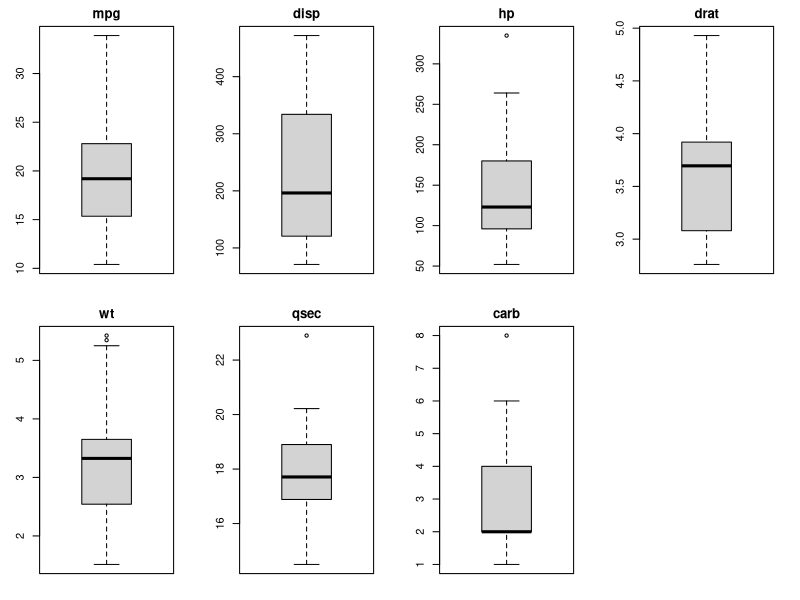
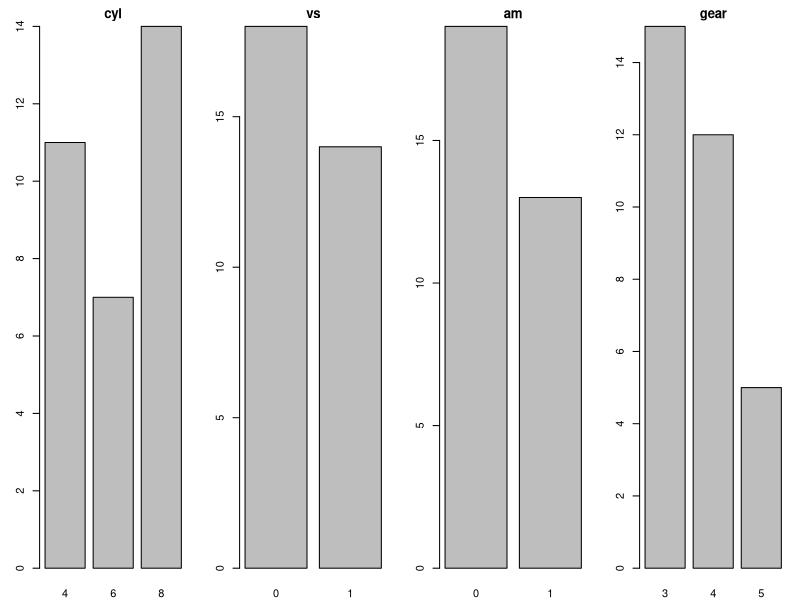
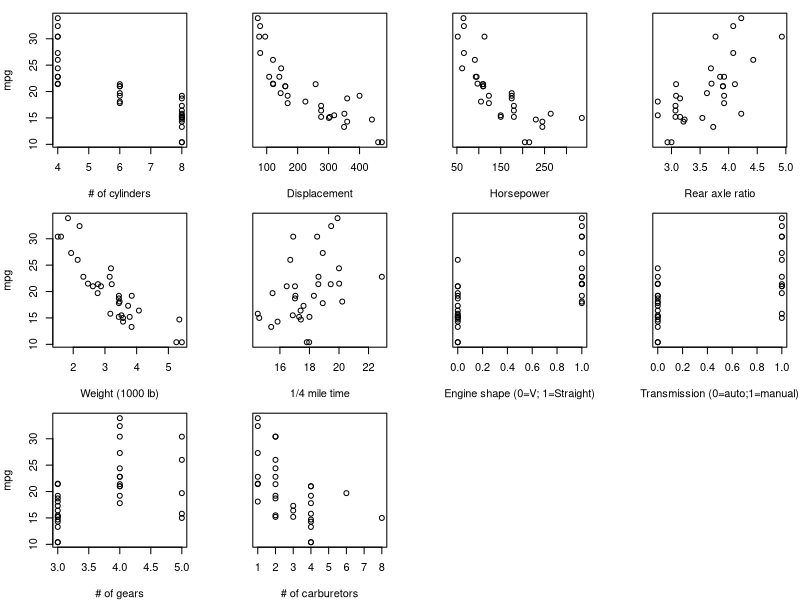
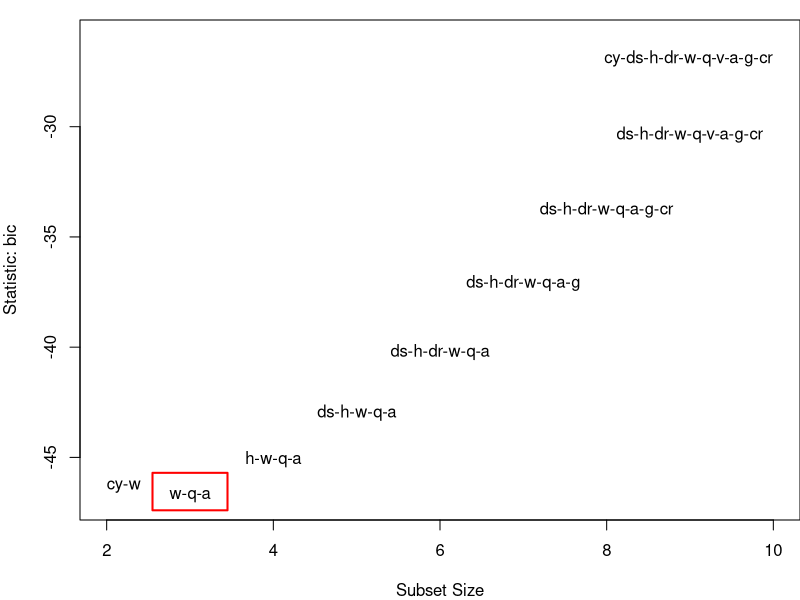
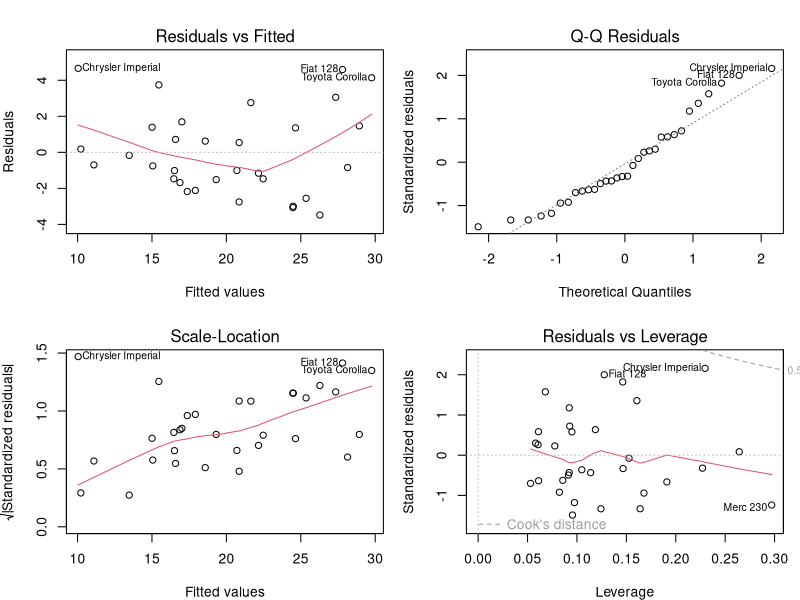

Generate these figures, in order, with R:
## ---- chunk 1
#options(digits=2)
library(xtable)
library(car)
library(leaps)
library(knitr)
data(mtcars)
options(digits=2)
## ---- chunk 2
fit<-lm(mpg~am,data=mtcars)
## ---- chunk 3
outp<-cbind(data.frame(summary(fit)$coefficients),data.frame(confint(fit)))
colnames(outp)<-c("Estimate","Std.Error","t value","p value","2.5%","97.5%")
kable(outp,digits=10)
noquote(paste("R-squared = ",round(summary(fit)$r.squared,digits=3),
              "      Adj.R-sq = ",round(summary(fit)$adj.r.squared,digits=3),              
              "      Res.Std.Error = ",round(summary(fit)$sigma,digits=3)))
## ---- chunk 4
fit10<-lm(mpg~cyl+disp+hp+drat+wt+qsec+vs+am+gear+carb,data=mtcars)
## ---- chunk 5
coefs<-summary(fit10)$coefficients
row.names(coefs)[1]<-"Int"
t(coefs)
noquote(paste("R-squared = ",round(summary(fit10)$r.squared,digits=3),
              "      Adj.R-sq = ",round(summary(fit10)$adj.r.squared,digits=3),                
              "      Res.Std.Error = ",round(summary(fit10)$sigma,digits=3)))
## ---- chunk 6
vif(fit10)
## ---- chunk 7
bestreg<-regsubsets(mpg~cyl+disp+hp+drat+wt+qsec+vs+am+gear+carb,nvmax=10,data=mtcars)
## ---- chunk 8
fit3<-lm(mpg~am+wt+qsec,data=mtcars)
## ---- chunk 9
outp<-cbind(data.frame(summary(fit3)$coefficients),data.frame(confint(fit3)))
colnames(outp)<-c("Estimate","Std.Error","t value","p value","2.5%","97.5%")
kable(outp,digits=10)

noquote(paste("R-squared = ",round(summary(fit3)$r.squared,digits=3),
              "      Adj.R-sq = ",round(summary(fit3)$adj.r.squared,digits=3),  
              "      Res.Std.Error = ",round(summary(fit3)$sigma,digits=3)))
## ---- chunk 10
anova(fit3,fit10)
## ---- chunk 11
par(mfrow=c(2,4))
par(mar=c(2,3,2,2))

vars<-c(1,3,4,5,6,7,11)
for (i in vars){ boxplot(mtcars[,i],main=colnames(mtcars[i]))}
par(mfrow=c(1,1))
## ---- chunk 12
par(mfrow=c(1,4)); par(mar=c(2,3,2,1))
vars<-c(2,8,9,10)
for (i in vars){ t<-table(mtcars[,i]); barplot(t,main=colnames(mtcars[i]))
}
par(mfrow=c(1,1))
## ---- chunk 13
cor(mtcars)
## ---- chunk 14
axisLabels<-c("# of cylinders","Displacement","Horsepower","Rear axle ratio",
              "Weight (1000 lb)","1/4 mile time","Engine shape (0=V; 1=Straight)",
              "Transmission (0=auto;1=manual)","# of gears","# of carburetors")
par(mar=c(4,0,1,1)); par(mfrow=c(3,4))
for (i in 2:11) {
    if ((i %% 4)==2) { 
        par(mar=c(4,4,1,1))
        plot(mtcars[,i],mtcars[,1],xlab=axisLabels[i-1],ylab="mpg")
    }
    else {
        par(mar=c(4,4,1,1))
        plot(mtcars[,i],mtcars[,1],xlab=axisLabels[i-1],ylab="",yaxt="n")
    }
}
par(mfrow=c(1,1))
## ---- chunk 15
par(mar=c(4,4,1,0))
res.legend <-
    subsets(bestreg, statistic="bic", legend = FALSE, min.size = 2, main = "",ylim=c(-47,-26))
rect(2.55,-47.4,3.45,-45.7,border="red",lwd=2)
## ---- chunk 16
par(mfrow=c(2,2))
par(mar=c(4,4,3,1))
plot(fit3)
par(mfrow=c(1,1))
